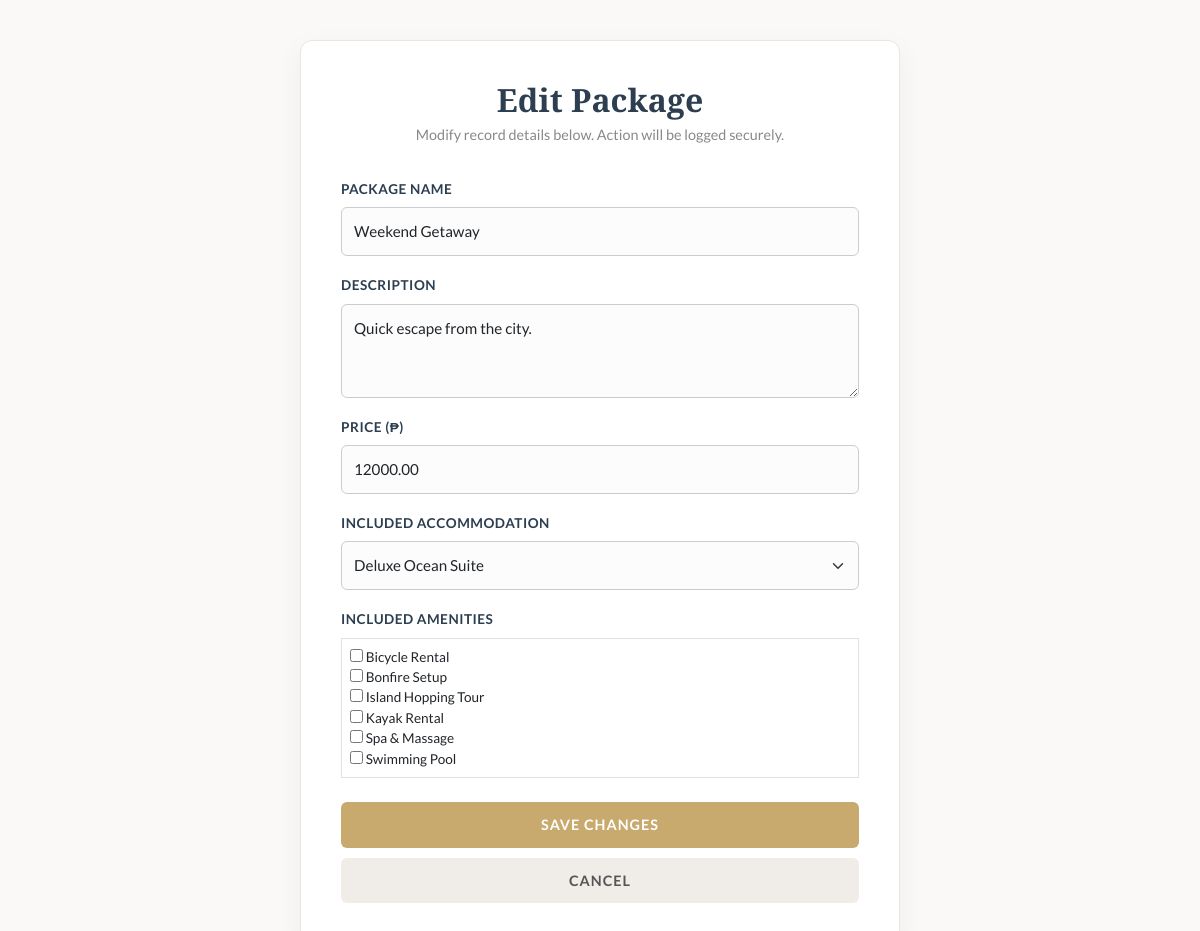
/editACV.php?page=packages&id=1 (signed in), run on the app's committed database.
### tables this page shows
CREATE TABLE IF NOT EXISTS tbl_packages (
    package_id INT AUTO_INCREMENT PRIMARY KEY,
    package_name VARCHAR(100) NOT NULL,
    description TEXT,
    price DECIMAL(10,2) NOT NULL,
    inclusion_details TEXT
);

CREATE TABLE IF NOT EXISTS tbl_package_accommodations (
    package_id INT NOT NULL,
    accommodation_id INT NOT NULL,
    PRIMARY KEY (package_id),
    FOREIGN KEY (package_id) REFERENCES tbl_packages(package_id) ON DELETE CASCADE,
    FOREIGN KEY (accommodation_id) REFERENCES tbl_accommodations(accommodation_id) ON DELETE CASCADE
);

CREATE TABLE IF NOT EXISTS tbl_accommodations (
    accommodation_id INT AUTO_INCREMENT PRIMARY KEY,
    accommodation_name VARCHAR(100) NOT NULL,
    description TEXT,
    capacity INT NOT NULL,
    price_per_night DECIMAL(10,2) NOT NULL,
    availability_status ENUM('available','unavailable') NOT NULL DEFAULT 'available',
    image_url VARCHAR(255)
);

CREATE TABLE IF NOT EXISTS tbl_amenities (
    amenity_id INT AUTO_INCREMENT PRIMARY KEY,
    amenity_name VARCHAR(100) NOT NULL,
    description TEXT,
    price_per_use DECIMAL(10,2) NOT NULL
);

### editACV.php (the view, shortened to what this page needs)
<?php
require_once "dbconnACV.php";
$role = strtolower($_SESSION['acc_type']);
$dashboard_page = ($role == 'employee') ? 'employeeACV.php' : 'adminACV.php';
$page = isset($_GET['page']) ? htmlspecialchars(trim($_GET['page'])) : '';
$id = isset($_GET['id']) ? intval($_GET['id']) : 0;
$record = null;
if ($page == 'accommodations') {
    $result = $conn->query("SELECT * FROM tbl_accommodations WHERE accommodation_id = '$id'");
    $record = $result->fetch_assoc();
} elseif ($page == 'amenities') {
    $result = $conn->query("SELECT * FROM tbl_amenities WHERE amenity_id = '$id'");
    $record = $result->fetch_assoc();
} elseif ($page == 'packages') {
    $result = $conn->query("SELECT * FROM tbl_packages WHERE package_id = '$id'");
    $record = $result->fetch_assoc();
} elseif ($page == 'reservations') {
    $result = $conn->query("SELECT r.*, u.full_name, a.accommodation_name FROM tbl_reservations r JOIN tbl_users u ON r.user_id = u.user_id JOIN tbl_accommodations a ON r.accommodation_id = a.accommodation_id WHERE r.reservation_id = '$id'");
    $record = $result->fetch_assoc();
} elseif ($page == 'users') {
    $result = $conn->query("SELECT * FROM tbl_users WHERE user_id = '$id'");
    $record = $result->fetch_assoc();
}
$package_accommodation_id = 0;
$package_amenity_ids = array();
$package_accommodations_list = array();
$package_amenities_list = array();
if ($page == 'packages') {
  $acc_list_result = $conn->query("SELECT accommodation_id, accommodation_name FROM tbl_accommodations ORDER BY accommodation_name");
  if ($acc_list_result && $acc_list_result->num_rows > 0) {
    while ($row = $acc_list_result->fetch_assoc()) {
      $package_accommodations_list[] = $row;
    }
  }
  $amen_list_result = $conn->query("SELECT amenity_id, amenity_name FROM tbl_amenities ORDER BY amenity_name");
  if ($amen_list_result && $amen_list_result->num_rows > 0) {
    while ($row = $amen_list_result->fetch_assoc()) {
      $package_amenities_list[] = $row;
    }
  }
  $acc_map_result = $conn->query("SELECT accommodation_id FROM tbl_package_accommodations WHERE package_id = '$id'");
  if ($acc_map_result && $acc_map_result->num_rows > 0) {
    $acc_row = $acc_map_result->fetch_assoc();
    $package_accommodation_id = intval($acc_row['accommodation_id']);
  }
  $amen_map_result = $conn->query("SELECT amenity_id FROM tbl_package_amenities WHERE package_id = '$id'");
  if ($amen_map_result && $amen_map_result->num_rows > 0) {
    while ($row = $amen_map_result->fetch_assoc()) {
      $package_amenity_ids[] = intval($row['amenity_id']);
    }
  }
}
?>
<!DOCTYPE html>
<html lang="en">
<head>
  <link rel="stylesheet" href="https://cdnjs.cloudflare.com/ajax/libs/bootstrap/5.3.3/css/bootstrap.min.css" />
  <link rel="stylesheet" href="https://cdnjs.cloudflare.com/ajax/libs/bootstrap-icons/1.11.3/font/bootstrap-icons.min.css" />
</head>
<body>
  <div class="edit-card">
    <div class="edit-header">
      <h2>Edit <?php echo ucfirst(rtrim($page, 's')); ?></h2>
      <p>Modify record details below. Action will be logged securely.</p>
    </div>
    <form method="post" enctype="multipart/form-data">
      <?php if ($page == 'accommodations') { ?>
        <div class="mb-3">
          <label class="form-label">Accommodation Name</label>
          <input type="text" class="form-control" name="accommodation_name" value="<?php echo htmlspecialchars($record['accommodation_name']); ?>" required>
        </div>
        <div class="mb-3">
          <label class="form-label">Description</label>
          <textarea class="form-control" name="description" rows="3"><?php echo htmlspecialchars($record['description']); ?></textarea>
        </div>
        <div class="mb-3">
          <label class="form-label">Capacity</label>
          <input type="number" class="form-control" name="capacity" value="<?php echo $record['capacity']; ?>" required>
        </div>
        <div class="mb-3">
          <label class="form-label">Price per Night (₱)</label>
          <input type="number" step="0.01" class="form-control" name="price_per_night" value="<?php echo $record['price_per_night']; ?>" required>
        </div>
        <div class="mb-3">
          <label class="form-label">Availability Status</label>
          <select class="form-select" name="availability_status">
            <option value="available" <?php if($record['availability_status']=='available'){echo 'selected';} ?>>Available</option>
            <option value="unavailable" <?php if($record['availability_status']=='unavailable'){echo 'selected';} ?>>Unavailable</option>
          </select>
        </div>
        <div class="mb-3">
          <label class="form-label" style="display: block;">Current Image</label>
          <?php if (!empty($record['image_url'])) { ?>
            <img src="<?php echo htmlspecialchars($record['image_url']); ?>" alt="Room Image" class="img-thumbnail mb-2" style="max-width: 150px; display: block;">
          <?php } else { ?>
            <span class="text-muted d-block mb-2">No image uploaded</span>
          <?php } ?>
          <label class="form-label">Upload New Image</label>
          <input type="file" class="form-control" name="image_file">
        </div>
      <?php } elseif ($page == 'packages') { ?>
        <div class="mb-3">
          <label class="form-label">Package Name</label>
          <input type="text" class="form-control" name="package_name" value="<?php echo htmlspecialchars($record['package_name']); ?>" required>
        </div>
        <div class="mb-3">
          <label class="form-label">Description</label>
          <textarea class="form-control" name="description" rows="3"><?php echo htmlspecialchars($record['description']); ?></textarea>
        </div>
        <div class="mb-3">
          <label class="form-label">Price (₱)</label>
          <input type="number" step="0.01" class="form-control" name="price" value="<?php echo $record['price']; ?>" required>
        </div>
        <div class="mb-3">
          <label class="form-label">Included Accommodation</label>
          <select class="form-select" name="package_accommodation_id" required>
            <?php foreach ($package_accommodations_list as $acc) { ?>
              <option value="<?php echo $acc['accommodation_id']; ?>" <?php echo ($acc['accommodation_id'] == $package_accommodation_id) ? 'selected' : ''; ?>>
                <?php echo htmlspecialchars($acc['accommodation_name']); ?>
              </option>
            <?php } ?>
          </select>
        </div>
        <div class="mb-3">
          <label class="form-label">Included Amenities</label>
          <div class="border p-2" style="max-height: 220px; overflow-y: auto;">
            <?php foreach ($package_amenities_list as $amen) { ?>
              <label style="display:block; font-size:0.85rem;">
                <input type="checkbox" name="package_amenity_ids[]" value="<?php echo $amen['amenity_id']; ?>" <?php echo in_array($amen['amenity_id'], $package_amenity_ids, true) ? 'checked' : ''; ?>>
                <?php echo htmlspecialchars($amen['amenity_name']); ?>
              </label>
            <?php } ?>
          </div>
        </div>
      <?php } ?>
      <button type="submit" name="update_record" class="btn-gold mt-2">Save Changes</button>
      <a href="<?php echo $dashboard_page; ?>?page=<?php echo $page; ?>" class="btn-cancel">Cancel</a>
    </form>
  </div>
</body>
</html>

### editACV.php (style rules this page uses)
body { font-family: 'Lato', sans-serif; background: #faf9f7; min-height: 100vh; display: flex; align-items: center; justify-content: center; padding: 40px 20px; }
.edit-card { background: #ffffff; border: 1px solid #eae6e0; border-radius: 12px; box-shadow: 0 10px 30px rgba(0,0,0,0.05); max-width: 600px; width: 100%; padding: 40px; }
.edit-header { text-align: center; margin-bottom: 30px; }
.edit-header h2 { font-family: 'Playfair Display', serif; color: #2c3e50; font-weight: 700; margin-bottom: 5px; }
.edit-header p { color: #888; font-size: 0.9rem; }
.form-label { font-weight: 700; color: #2c3e50; font-size: 0.85rem; text-transform: uppercase; letter-spacing: 0.5px; margin-bottom: 8px; }
.form-control, .form-select { border: 1px solid #ccc; padding: 12px; border-radius: 6px; font-size: 0.95rem; background-color: #fcfcfc; }
.btn-gold { background: #c8a96e; color: #fff; border: none; padding: 12px 30px; font-weight: 700; text-transform: uppercase; font-size: 0.9rem; letter-spacing: 1px; border-radius: 6px; cursor: pointer; width: 100%; transition: background 0.2s ease-in-out; }
.btn-cancel { background: #f0ede8; color: #555; border: none; padding: 12px 30px; font-weight: 700; text-transform: uppercase; font-size: 0.9rem; letter-spacing: 1px; border-radius: 6px; cursor: pointer; width: 100%; text-align: center; text-decoration: none; display: inline-block; margin-top: 10px; transition: background 0.2s ease-in-out; }

### data on the page
tbl_packages: package_name "Weekend Getaway", description "Quick escape from the city.", price "12000.00"
tbl_package_accommodations: package_accommodation_id "Deluxe Ocean Suite"
tbl_amenities: amenity_name "Bicycle Rental"
tbl_amenities: amenity_name "Bonfire Setup"
tbl_amenities: amenity_name "Island Hopping Tour"
tbl_amenities: amenity_name "Kayak Rental"
tbl_amenities: amenity_name "Spa & Massage"
tbl_amenities: amenity_name "Swimming Pool"

### other printed values
rtrim($page, 's') "Package"
